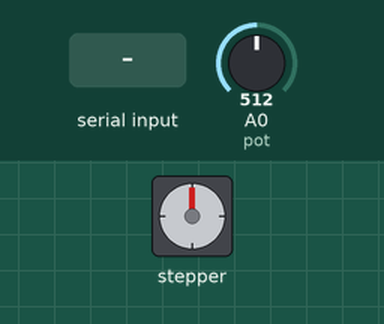
The sketch below on a simulated Arduino Uno, built with avr-gcc and run on an emulated ATmega328P. Shown: stepper motor. Wiring (inferred from the names in the program): stepper motor (200 steps per turn assumed): coils pin 8, pin 9, pin 10, pin 11. The inputs (shaded band) are chosen by the test bench; at power-on: A0 (pot) = 512. The modem accepts every AT command (registered, SIM ready, sends succeed) and sends nothing else.

Above: at 0.0 s.
19.4 s: A0 (pot) set to 0
At 19.62 s:
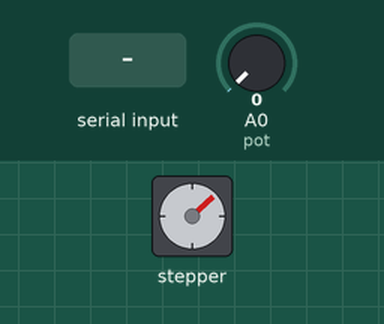
21.0 s: "OK" received over the second serial link
At 21.6 s:
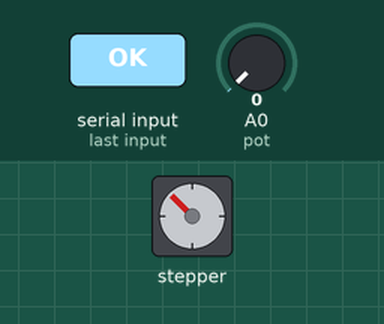
23.5 s: A0 (pot) set to 122
At 23.66 s:
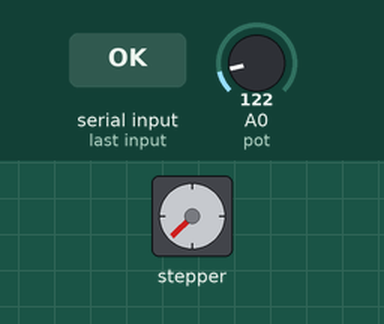
26.5 s: A0 (pot) set to 306
29.5 s: "90,45\n" received over the second serial link
Timing chart, 0 to 33.5 s (numbered marks = the images above; inputs shaded):
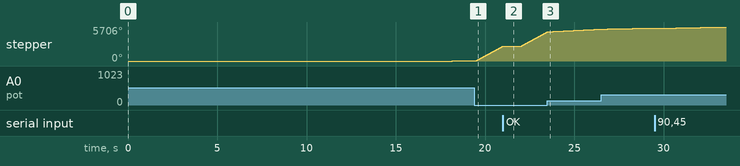

The sketch:

motorPassosESP8266.ino
```cpp
#include "SoftwareSerial.h"

SoftwareSerial ESP_Serial(2, 3); // RX, TX

String redeWork = "dbs-note-153";
String rede = "NET_2G40A775";
String senha = "F840A775";
String resposta = "";

const int pot = A0;
int i;
int pins[] = {8, 9, 10, 11};
int side = 0;
int velocidade = 0;
String direcao = "";

void setup() {
  ESP_Serial.begin(9600);

  sendCommand("AT");
  readResponse(1000);

  sendCommand("AT+CWMODE=1");
  readResponse(1000);

  Serial.println("Inicializando...");
  delay(1000);

  Serial.println("Conectando a rede...");
  String CWJAP = "AT+CWJAP=\"";
  CWJAP += rede;
  CWJAP += "\",\"";
  CWJAP += senha;
  CWJAP += "\"";
  sendCommand(CWJAP);
  readResponse(10000);

  delay(2000); //espera de seguranca

  if (resposta.indexOf("OK") == -1) { //procura na resposta se houve OK
    Serial.println("Atencao: Nao foi possivel conectar a rede WiFi.");
    Serial.println("Verifique se o nome da rede e senha foram preenchidos corretamente no codigo e tente novamente.");
  } else {

    Serial.println("Obtendo endereco de IP na rede...");
    sendCommand("AT+CIFSR");
    readResponse(1000);

    Serial.println("Configurando para multiplas conexoes...");
    sendCommand("AT+CIPMUX=1");
    readResponse(1000);

    Serial.println("Ligando servidor...");
    sendCommand("AT+CIPSERVER=1,80");
    readResponse(1000);

    Serial.print("Pronto, acesse o IP atraves de um dispositivo ligado na mesma rede do ESP8266.");
  }

  for ( i = 0 ; i < 4 ; i++ ) {
    pinMode(pins[i], OUTPUT); // Configura os pinos como saída
  }
}

void loop() {

  velocidade = analogRead(pot); // Faz a leitura do potenciometro
  velocidade = map(velocidade, 0, 1023, 1, 100); // Mapeia para ficar entre 1 e 100

  if (side == 0) { // Aciona o motor no sentido Horário
    direcao = "Horario";
    Serial.println(direcao);
    Serial.println(velocidade);
    for ( i = 0 ; i < 4 ; i++ ) { // Intercala o as bobinas acionadas
      digitalWrite(pins[i], HIGH); // Envia um pulso de um passo
      delay(velocidade);
      digitalWrite(pins[i], LOW);
    }
    atualizaServico(velocidade, direcao);
  }
  if (side == 1) { // Aciona o motor no sentido Anti-Horário
    direcao = "Anti-Horario";
    Serial.println("Anti-Horario");
    Serial.println(velocidade);
    for ( i = 4 ; i > -1 ; i-- ) { // Intercala o as bobinas acionadas
      digitalWrite(pins[i], HIGH); // Envia um pulso de um passo
      delay(velocidade);
      digitalWrite(pins[i], LOW);
    }
    atualizaServico(velocidade, direcao);
  }

}

void atualizaServico(int v, String d) {
  if (ESP_Serial.available()) {

    //.find le os dados vindos da serial ate o alvo, neste caso +IPD,
    if (ESP_Serial.find((char*)"+IPD,")) {
      delay(500);
      char id = ESP_Serial.peek();//pega ID da conexao

      //nossa pagina web em HTML
      String webpage = String("HTTP/1.1 200 OK\r\n") +
                       "Content-Type: text/html\r\n" +
                       "Connection: close\r\n" +
                       "Refresh: 7.5\r\n" +
                       "\r\n" +
                       "<!DOCTYPE HTML>" +
                       "<html style=\"font-size:1em\">" +
                       "<h1>" +
                       "Velocidade: " + v +
                       "</h1><br/>" +
                       "<h1>" +
                       "Direção: " + d +
                       "</h1><br/></html>" +
                       "\r\n";

      String cipSend = "AT+CIPSEND=";
      cipSend += (int(id) - 48);
      cipSend += ",";
      cipSend += webpage.length();
      Serial.println(webpage.length());
      sendCommand(cipSend);
      readResponse(500);

      sendCommand(webpage);
      readResponse(750);

      String closeCommand = "AT+CIPCLOSE=";
      closeCommand += (int(id) - 48);
      sendCommand(closeCommand);
      readResponse(750);
    }
  }

}

void sendCommand(String cmd) {
  ESP_Serial.println(cmd);
}

void readResponse(unsigned int timeout) {
  unsigned long timeIn = millis(); //momento que entramos nessa funcao é salvo
  resposta = "";
  //cada comando AT tem um tempo de resposta diferente...
  while (timeIn + timeout > millis()) {
    if (ESP_Serial.available()) {
      char c = ESP_Serial.read();
      resposta += c;
    }
  }
  Serial.println(resposta);
}
```
